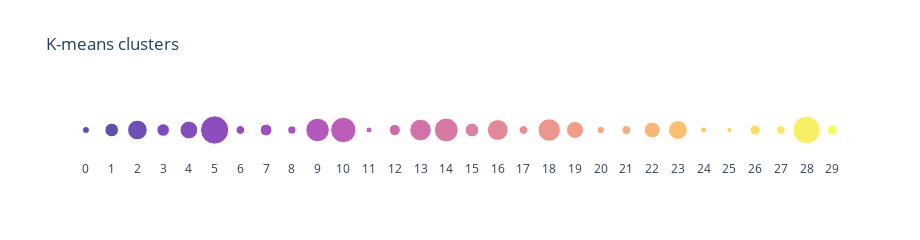

This figure's notebook cell:
### Code cell
# create a separate legend with number of molecules in each cluster
fpc_legend = pd.DataFrame(fpc_cluster_emb.groupby(['kmeans_cluster'])['CID'].count()).reset_index()
fpc_legend.rename(columns={"CID": "#Molecules"}, inplace=True)
fpc_legend['value'] = 0

# scatter plot
fig = px.scatter(fpc_legend, x="kmeans_cluster", y="value", color=fpc_legend['kmeans_cluster'].astype(int),
                 size="#Molecules", hover_data={"#Molecules": True, 'value': False, 'kmeans_cluster' : False}, 
                 labels={'color': 'cluster'},
                 title="K-means clusters",
                 height=210, width=920,
                 color_discrete_sequence=px.colors.sequential.Plasma_r,)

# remove axes ticks and background
fig.update_layout(plot_bgcolor="rgba(0,0,0,0)", 
                xaxis = dict(tickvals=fpc_legend["kmeans_cluster"], title=''),
                yaxis = dict(showticklabels=False, title=''),
                margin=dict(l=40, r=40))
fig.update(layout_coloraxis_showscale=False)

# configuration
config = {'displayModeBar': False, 'displaylogo': False}
# save and show
fig.write_html(path_save + "/fingerprints_counts_legend.html", config=config)
fig.show(config=config)

### Figure 1 — Plotly figure (JSON) as saved in the notebook; plotly's stock layout.template omitted (floating-point values rounded to 4 significant figures)
{"data": [{"customdata": [[11], [41], [86], [35], [70], [177], [17], [31], [15], [123], [143], [8], [28], [103], [126], [41], [96], [17], [111], [64], [12], [18], [56], [78], [8], [6], [23], [17], [166], [23]], "hovertemplate": "#Molecules=%{customdata[0]}<br>cluster=%{marker.color}<extra></extra>", "legendgroup": "", "marker": {"color": [0, 1, 2, 3, 4, 5, 6, 7, 8, 9, 10, 11, 12, 13, 14, 15, 16, 17, 18, 19, 20, 21, 22, 23, 24, 25, 26, 27, 28, 29], "coloraxis": "coloraxis", "size": [11, 41, 86, 35, 70, 177, 17, 31, 15, 123, 143, 8, 28, 103, 126, 41, 96, 17, 111, 64, 12, 18, 56, 78, 8, 6, 23, 17, 166, 23], "sizemode": "area", "sizeref": 0.4425, "symbol": "circle"}, "mode": "markers", "name": "", "orientation": "v", "showlegend": false, "type": "scatter", "x": [0, 1, 2, 3, 4, 5, 6, 7, 8, 9, 10, 11, 12, 13, 14, 15, 16, 17, 18, 19, 20, 21, 22, 23, 24, 25, 26, 27, 28, 29], "xaxis": "x", "y": [0, 0, 0, 0, 0, 0, 0, 0, 0, 0, 0, 0, 0, 0, 0, 0, 0, 0, 0, 0, 0, 0, 0, 0, 0, 0, 0, 0, 0, 0], "yaxis": "y"}], "layout": {"coloraxis": {"colorbar": {"title": {"text": "cluster"}}, "colorscale": [[0, "#0d0887"], [0.1111, "#46039f"], [0.2222, "#7201a8"], [0.3333, "#9c179e"], [0.4444, "#bd3786"], [0.5556, "#d8576b"], [0.6667, "#ed7953"], [0.7778, "#fb9f3a"], [0.8889, "#fdca26"], [1, "#f0f921"]], "showscale": false}, "height": 210, "legend": {"itemsizing": "constant", "tracegroupgap": 0}, "margin": {"l": 40, "r": 40}, "plot_bgcolor": "rgba(0,0,0,0)", "title": {"text": "K-means clusters"}, "width": 920, "xaxis": {"anchor": "y", "domain": [0, 1], "tickvals": [0, 1, 2, 3, 4, 5, 6, 7, 8, 9, 10, 11, 12, 13, 14, 15, 16, 17, 18, 19, 20, 21, 22, 23, 24, 25, 26, 27, 28, 29], "title": {"text": ""}}, "yaxis": {"anchor": "x", "domain": [0, 1], "showticklabels": false, "title": {"text": ""}}}}
